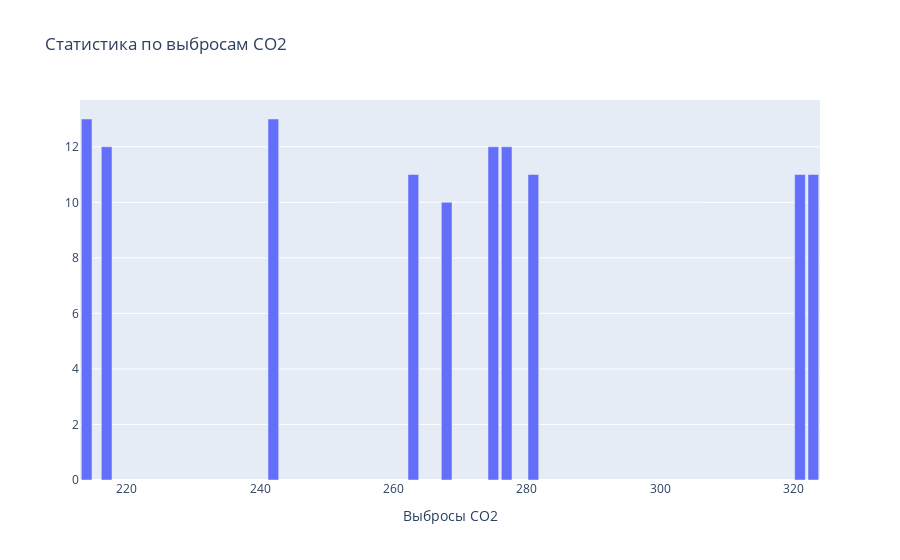

This figure's notebook cell:
### Code cell
# создаем объект для визуализации
trace0 = go.Bar(
    x=d.index,
    y=d.values,
    name='Count'
)

# объединяем графические объекты и задаем title графика в layout
data = [trace0]
layout = {'title': 'Статистика по выбросам CO2', 'xaxis': {'title': 'Выбросы CO2'}}

# создаем объект Figure и визуализируем его
fig = go.Figure(data=data, layout=layout)
iplot(fig, show_link=False)

### Figure 1 — Plotly figure (JSON) as saved in the notebook; plotly's stock layout.template omitted (floating-point values rounded to 4 significant figures)
{"data": [{"name": "Count", "type": "bar", "x": [214, 242, 217, 275, 277, 263, 323, 321, 281, 268], "y": [13, 13, 12, 12, 12, 11, 11, 11, 11, 10]}], "layout": {"title": {"text": "Статистика по выбросам CO2"}, "xaxis": {"title": {"text": "Выбросы CO2"}}}}
